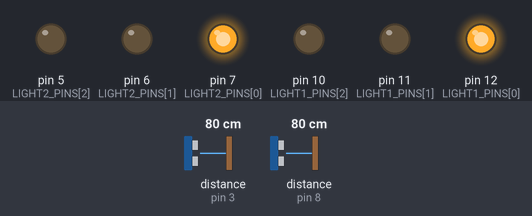
Simulated run of this sketch. Board: Arduino Uno, built with avr-gcc and run on an emulated ATmega328P. Parts: output pins drawn as LEDs (lit = HIGH). Wiring (inferred from the names in the program): 2 × ultrasonic range finder: trigger pin 4, echo pin 3 / trigger pin 9, echo pin 8. The test bench sets the inputs (shaded band); at power-on: distance to the obstacle (sensors on pin 3, pin 8) 80 cm. The echo pulse lasts 58.3 µs per cm; pins used as bus, display or sensor lines are not drawn.

Above: at 1.2 s.
1.3 s: distance to the obstacle (sensor on pin 3) set to 14 cm
2.8 s: distance to the obstacle (sensor on pin 3) set to 11 cm
At 3.9 s:
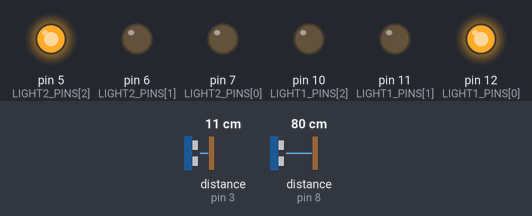
At 8.2 s:
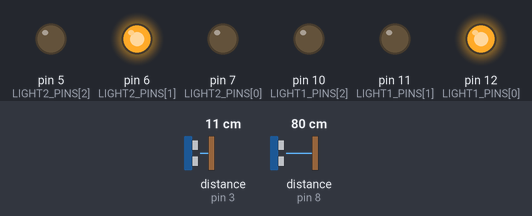
Timing chart, 0 to 10.3 s (numbered marks = the images above; inputs shaded):
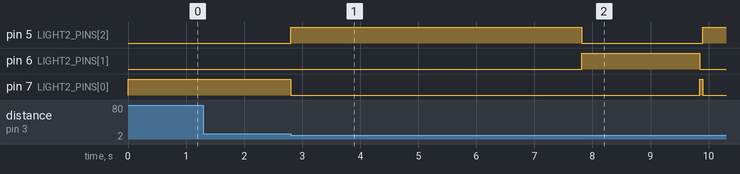

The sketch:

TrafficLightAndSensorCode.ino
```cpp
const int TRIG_PIN1 = 9, ECHO_PIN1 = 8;
const int TRIG_PIN2 = 4, ECHO_PIN2 = 3;

const int LIGHT1_PINS[] = {12, 11, 10}; // Red, Yellow, Green
const int LIGHT2_PINS[] = {7, 6, 5};    // Red, Yellow, Green

int activeLight = 0;        // 0=none, 1=light1, 2=light2
bool inTransition = false;
unsigned long transitionStart;
unsigned long greenStart;
unsigned long greenDuration = 0;

void setup() {
  pinMode(TRIG_PIN1, OUTPUT); pinMode(ECHO_PIN1, INPUT);
  pinMode(TRIG_PIN2, OUTPUT); pinMode(ECHO_PIN2, INPUT);

  for(int i=0; i<3; i++){
    pinMode(LIGHT1_PINS[i], OUTPUT);
    pinMode(LIGHT2_PINS[i], OUTPUT);
  }

  digitalWrite(LIGHT1_PINS[0], HIGH); // Red
  digitalWrite(LIGHT2_PINS[0], HIGH); // Red
}

float readDistance(int trigPin, int echoPin) {
  digitalWrite(trigPin, LOW);
  delayMicroseconds(2);
  digitalWrite(trigPin, HIGH);
  delayMicroseconds(10);
  digitalWrite(trigPin, LOW);
  return pulseIn(echoPin, HIGH, 20000) * 0.034 / 2; // max 20ms timeout
}

void setLight(int light, int state) {
  int* pins = (light == 1) ? LIGHT1_PINS : LIGHT2_PINS;
  for(int i=0; i<3; i++) {
    digitalWrite(pins[i], (i == state) ? HIGH : LOW);
  }
}

void loop() {
  float dist1 = readDistance(TRIG_PIN1, ECHO_PIN1);
  float dist2 = readDistance(TRIG_PIN2, ECHO_PIN2);

  int targetLight = (dist1 < dist2) ? 1 : 2;
  float minDist = min(dist1, dist2);

  if (minDist > 100) targetLight = 0;  // Ignore if far away

  if (targetLight != 0 && activeLight == 0 && !inTransition) {
    if (minDist <= 5) greenDuration = 15000;
    else if (minDist <= 12) greenDuration = 5000;
    else greenDuration = 0;

    if (greenDuration > 0) {
      setLight(targetLight, 2); // Green
      setLight((targetLight == 1 ? 2 : 1), 0); // Other light to Red
      activeLight = targetLight;
      greenStart = millis();
    }
  }

  // After greenDuration, go yellow for 2s
  if (activeLight != 0 && !inTransition && millis() - greenStart >= greenDuration) {
    setLight(activeLight, 1); // Yellow
    inTransition = true;
    transitionStart = millis();
  }

  // After yellow (2s), switch to red and flip other light to green (if applicable)
  if (inTransition && millis() - transitionStart >= 2000) {
    setLight(activeLight, 0); // Red
    int otherLight = (activeLight == 1) ? 2 : 1;

    // If the other sensor still detects a car close, make it green
    float otherDist = (otherLight == 1) ? dist1 : dist2;
    if (otherDist <= 12) {
      setLight(otherLight, 2);
      greenStart = millis();
      greenDuration = (otherDist <= 5) ? 15000 : 5000;
      activeLight = otherLight;
    } else {
      activeLight = 0;
    }

    inTransition = false;
  }

  delay(50);
}
```

Measured:
- the behaviour switches between 13 and 12 cm on distance to the obstacle (sensor on pin 3) (found by bisection; images 0 and 1)
- after the input at 1.3 s, every drawn part: stays the same
- after the input at 2.8 s, pin 5 (LIGHT2_PINS[2]): LOW → HIGH at once, → LOW 5.0 s later, → HIGH 2.1 s later; pin 6 (LIGHT2_PINS[1]): LOW → HIGH after 5.0 s, → LOW 2.0 s later; pin 7 (LIGHT2_PINS[0]): HIGH → LOW at once, → HIGH 7.0 s later, → LOW 0.06 s later
